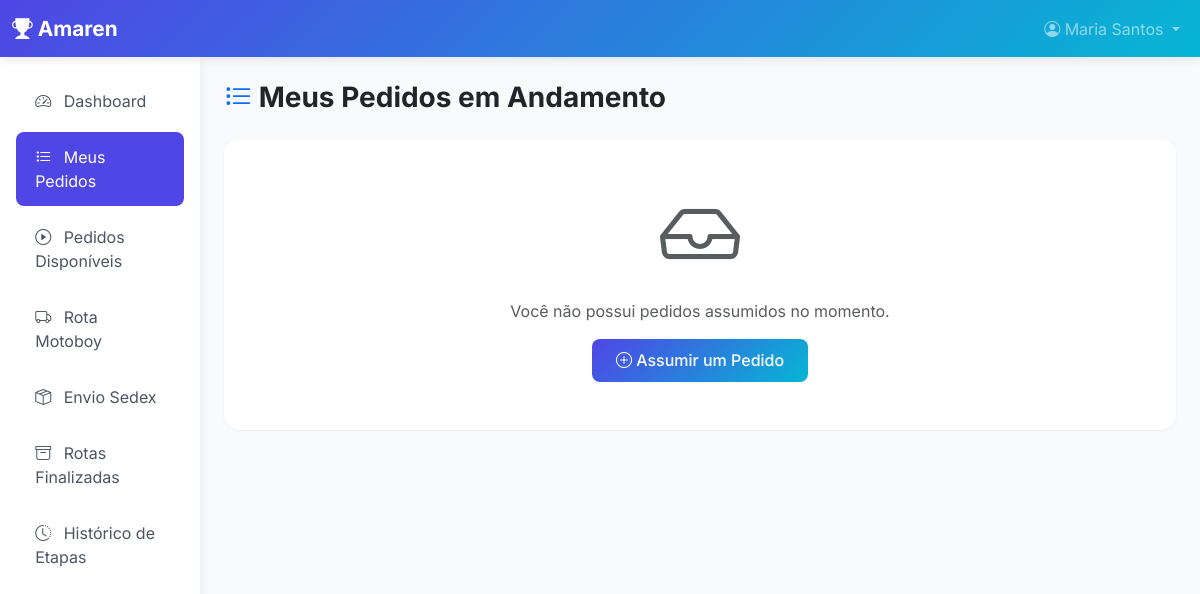
The app's page /dashboard/meus-pedidos/ (signed in), older data.
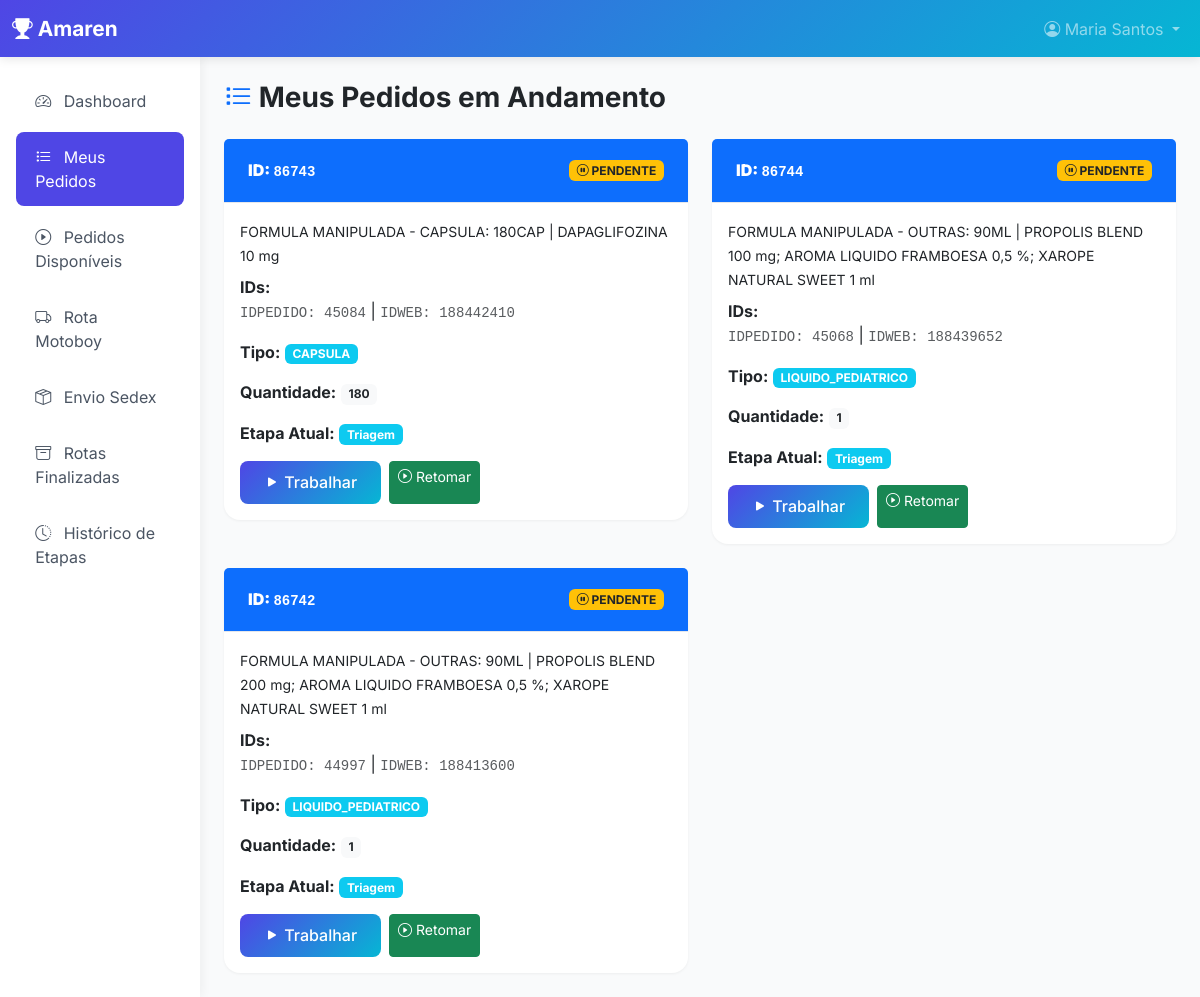
The same page, newer data.
### core/models.py (models this page shows, shortened)
class Pedido(models.Model):
    STATUS_CHOICES = [
        ('em_fluxo', 'Em Fluxo'),
        ('concluido', 'Concluído'),
        ('cancelado', 'Cancelado'),
    ]
    STATUS_FILA = [
        ('ativo', 'Ativo'),
        ('pendente', 'Pendente'),
    ]
    tipo = models.ForeignKey(TipoProduto, on_delete=models.SET_NULL, null=True, blank=True, related_name='pedidos')
    nome = models.CharField(max_length=200)  # Nome da fórmula/produto
    quantidade = models.IntegerField()
    codigo_pedido = models.CharField(max_length=50, unique=False, blank=True)  # Código gerado para referência (não único)
    id_api = models.BigIntegerField(unique=True, db_index=True, null=True, blank=True)  # ID - ID único do item
    id_pedido_api = models.BigIntegerField(null=True, blank=True, db_index=True)  # IDPEDIDO
    id_pedido_web = models.BigIntegerField(null=True, blank=True, db_index=True)  # IDPEDIDOWEB
    descricao_web = models.TextField(blank=True)  # DESCRICAOWEB
    price_unit = models.DecimalField(max_digits=15, decimal_places=2, null=True, blank=True)  # PRUNI
    price_total = models.DecimalField(max_digits=15, decimal_places=2, null=True, blank=True)  # VRTOT
    data_atualizacao_api = models.DateField(null=True, blank=True)  # DTALT
    hora_atualizacao_api = models.TimeField(null=True, blank=True)  # HRALT
    tipo_identificado = models.CharField(
        max_length=50,
        default='desconhecido',
        help_text='Tipo identificado automaticamente da descrição (desconhecido = requer ajuste manual)'
    )  # Rastreamento de tipo identificado
    etapa_atual = models.ForeignKey(Etapa, on_delete=models.SET_NULL, null=True, blank=True, related_name='pedidos_na_etapa')
    status = models.CharField(max_length=30, choices=STATUS_CHOICES, default='em_fluxo')
    funcionario_na_etapa = models.ForeignKey(User, on_delete=models.SET_NULL, null=True, blank=True, related_name='pedidos_assumidos')
    status_fila = models.CharField(max_length=20, choices=STATUS_FILA, default='ativo', help_text='Status na fila de trabalho (Ativo/Pendente)')
    tipo_expedicao = models.CharField(
        max_length=20,
        choices=[('motoboy', 'Motoboy'), ('sedex', 'Sedex')],
        null=True,
        blank=True,
        help_text='Tipo de expedição selecionado pelo funcionário'
    )
    informacoes_gerais = models.TextField(blank=True)
    criado_em = models.DateTimeField(auto_now_add=True)
    atualizado_em = models.DateTimeField(auto_now=True)
    concluido_em = models.DateTimeField(null=True, blank=True)
    class Meta:
        ordering = ['-data_atualizacao_api', '-hora_atualizacao_api']
        verbose_name = 'Pedido'
        verbose_name_plural = 'Pedidos'

class Etapa(models.Model):
    nome = models.CharField(max_length=200)
    sequencia = models.IntegerField()
    ativa = models.BooleanField(default=True)
    se_gera_pontos = models.BooleanField(default=True)
    se_possui_checklists = models.BooleanField(default=False)
    se_possui_calculo_por_quantidade = models.BooleanField(default=False)
    pontos_fixos_etapa = models.DecimalField(
        max_digits=10,
        decimal_places=2,
        default=0,
        help_text='Pontos adicionados ao concluir a etapa (além dos checklists, se houver)'
    )
    criado_em = models.DateTimeField(auto_now_add=True)
    atualizado_em = models.DateTimeField(auto_now=True)
    class Meta:
        ordering = ['sequencia']
        verbose_name = 'Etapa'
        verbose_name_plural = 'Etapas'

### dashboard/views.py (the view)
# urls.py: path('meus-pedidos/', views.meus_pedidos_funcionario, name='meus_pedidos'),
@login_required
def meus_pedidos_funcionario(request):
    if not request.user.groups.filter(name='Funcionário').exists():
        return redirect('dashboard:home')
    pedidos_assumidos = Pedido.objects.filter(
        funcionario_na_etapa=request.user,
        status='em_fluxo'
    ).select_related('etapa_atual')
    context = {
        'pedidos_assumidos': pedidos_assumidos,
    }
    return render(request, 'dashboard/meus_pedidos.html', context)

### templates/dashboard/meus_pedidos.html (shortened to what the changed rows need)
{% extends 'base.html' %}
{% block content %}
<div class="mb-4">
    <h1 class="h3 fw-bold"><i class="bi bi-list-task text-primary"></i> Meus Pedidos em Andamento</h1>
</div>
{% if pedidos_assumidos %}
<div class="row g-4">
    {% for pedido in pedidos_assumidos %}
    <div class="col-md-6">
        <div class="card">
            <div class="card-header bg-primary text-white d-flex justify-content-between align-items-center">
                <strong class="text-white">ID: <code class="text-white">{{ pedido.id_api }}</code></strong>
                {% if pedido.status_fila == 'ativo' %}
                <span class="badge bg-success"><i class="bi bi-play-circle"></i> ATIVO</span>
                {% else %}
                <span class="badge bg-warning text-dark"><i class="bi bi-pause-circle"></i> PENDENTE</span>
                {% endif %}
            </div>
            <div class="card-body">
                <small style="word-wrap: break-word; white-space: normal;">{{ pedido.nome }}</small>
                <p class="mt-2"><strong>IDs:</strong> <br>
                    <code class="text-muted">IDPEDIDO: {{ pedido.id_pedido_api|default:"-" }}</code> |
                    <code class="text-muted">IDWEB: {{ pedido.id_pedido_web|default:"-" }}</code>
                </p>
                <p><strong>Tipo:</strong>
                    {% if pedido.tipo_identificado %}
                    <span class="badge bg-info">{{ pedido.tipo_identificado|upper }}</span>
                    {% else %}
                    <span class="text-muted">-</span>
                    {% endif %}
                </p>
                <p><strong>Quantidade:</strong> <span class="badge bg-light text-dark">{{ pedido.quantidade }}</span></p>
                <p><strong>Etapa Atual:</strong> <span class="badge bg-info">{{ pedido.etapa_atual.nome }}</span></p>
                <div class="mt-3 d-flex gap-2 flex-wrap">
                    <a href="{% url 'dashboard:trabalhar_pedido' pedido.id %}" class="btn btn-primary">
                        <i class="bi bi-play-fill"></i> Trabalhar
                    </a>
                    <a href="{% url 'dashboard:toggle_status_fila' pedido.id %}" class="btn {% if pedido.status_fila == 'ativo' %}btn-warning{% else %}btn-success{% endif %} btn-sm">
                        {% if pedido.status_fila == 'ativo' %}
                        <i class="bi bi-pause-circle"></i> Pausar
                        {% else %}
                        <i class="bi bi-play-circle"></i> Retomar
                        {% endif %}
                    </a>
                </div>
            </div>
        </div>
    </div>
    {% endfor %}
</div>
{% else %}
<div class="card">
    <div class="card-body text-center py-5">
        <i class="bi bi-inbox display-1 text-muted"></i>
        <p class="text-muted mt-3">Você não possui pedidos assumidos no momento.</p>
        <a href="{% url 'dashboard:pedidos_disponiveis' %}" class="btn btn-primary">
            <i class="bi bi-plus-circle"></i> Assumir um Pedido
        </a>
    </div>
</div>
{% endif %}
{% endblock %}

Row changes from the older to the newer data that the page shows:
now on this page (row edited): Pedido: id_api "86743", status_fila "pendente" (drawn), nome "FORMULA MANIPULADA - CAPSULA: 180CAP | DAPAGLIFOZINA 10 mg", id_pedido_api "45084", id_pedido_web "188442410", tipo_identificado "CAPSULA", quantidade "180", etapa_atual.nome "Triagem"
now on this page (row edited): Pedido: id_api "86744", status_fila "pendente" (drawn), nome "FORMULA MANIPULADA - OUTRAS: 90ML | PROPOLIS BLEND 100 mg; AROMA LIQUIDO FRAMBOESA 0,5 %; XAROPE NATURAL SWEET 1 ml", id_pedido_api "45068", id_pedido_web "188439652", tipo_identificado "LIQUIDO_PEDIATRICO", quantidade "1", etapa_atual.nome "Triagem"
now on this page (row edited): Pedido: id_api "86742", status_fila "pendente" (drawn), nome "FORMULA MANIPULADA - OUTRAS: 90ML | PROPOLIS BLEND 200 mg; AROMA LIQUIDO FRAMBOESA 0,5 %; XAROPE NATURAL SWEET 1 ml", id_pedido_api "44997", id_pedido_web "188413600", tipo_identificado "LIQUIDO_PEDIATRICO", quantidade "1", etapa_atual.nome "Triagem"
Text that changed along with them:
text no longer shown: "Você não possui pedidos assumidos no momento. Assumir um Pedido"
